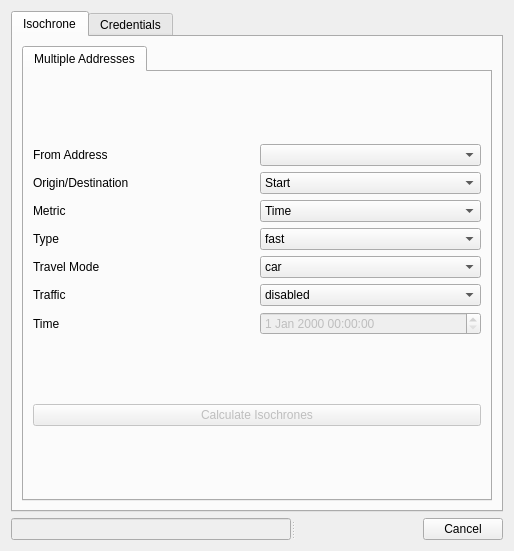
<?xml version="1.0" encoding="UTF-8"?>
<ui version="4.0">
 <class>HqgisDialogBase</class>
 <widget class="QDialog" name="HqgisDialogBase">
  <property name="geometry">
   <rect>
    <x>0</x>
    <y>0</y>
    <width>514</width>
    <height>551</height>
   </rect>
  </property>
  <property name="windowTitle">
   <string>Hqgis</string>
  </property>
  <property name="modal">
   <bool>false</bool>
  </property>
  <layout class="QVBoxLayout" name="verticalLayout">
   <item>
    <widget class="QTabWidget" name="tabWidget">
     <property name="enabled">
      <bool>true</bool>
     </property>
     <property name="currentIndex">
      <number>0</number>
     </property>
     <widget class="QWidget" name="tab_13">
      <attribute name="title">
       <string>Isochrone</string>
      </attribute>
      <layout class="QHBoxLayout" name="horizontalLayout_5">
       <item>
        <widget class="QTabWidget" name="tabWidget_5">
         <property name="enabled">
          <bool>true</bool>
         </property>
         <property name="currentIndex">
          <number>0</number>
         </property>
         <widget class="QWidget" name="tab_15">
          <attribute name="title">
           <string>Multiple Addresses</string>
          </attribute>
          <layout class="QVBoxLayout" name="verticalLayout_10">
           <item>
            <layout class="QGridLayout" name="gridLayout_9">
             <item row="4" column="0">
              <widget class="QLabel" name="label_53">
               <property name="text">
                <string>Travel Mode</string>
               </property>
              </widget>
             </item>
             <item row="2" column="1">
              <widget class="QComboBox" name="metricBatch">
               <item>
                <property name="text">
                 <string>Time</string>
                </property>
               </item>
               <item>
                <property name="text">
                 <string>Distance</string>
                </property>
               </item>
              </widget>
             </item>
             <item row="1" column="0">
              <widget class="QLabel" name="label_57">
               <property name="text">
                <string>Origin/Destination</string>
               </property>
              </widget>
             </item>
             <item row="6" column="1">
              <widget class="QDateTimeEdit" name="dateTimeEditBatch">
               <property name="enabled">
                <bool>false</bool>
               </property>
              </widget>
             </item>
             <item row="1" column="1">
              <widget class="QComboBox" name="OriginDestinationBatch">
               <item>
                <property name="text">
                 <string>Start</string>
                </property>
               </item>
               <item>
                <property name="text">
                 <string>Destination</string>
                </property>
               </item>
              </widget>
             </item>
             <item row="5" column="1">
              <widget class="QComboBox" name="trafficModeBatch">
               <item>
                <property name="text">
                 <string>disabled</string>
                </property>
               </item>
               <item>
                <property name="text">
                 <string>enabled</string>
                </property>
               </item>
              </widget>
             </item>
             <item row="3" column="1">
              <widget class="QComboBox" name="TypeBatch">
               <item>
                <property name="text">
                 <string>fast</string>
                </property>
               </item>
               <item>
                <property name="text">
                 <string>short</string>
                </property>
               </item>
              </widget>
             </item>
             <item row="4" column="1">
              <widget class="QComboBox" name="TransportModeBatch">
               <item>
                <property name="text">
                 <string>car</string>
                </property>
               </item>
               <item>
                <property name="text">
                 <string>bicycle</string>
                </property>
               </item>
               <item>
                <property name="text">
                 <string>pedestrian</string>
                </property>
               </item>
               <item>
                <property name="text">
                 <string>truck</string>
                </property>
               </item>
              </widget>
             </item>
             <item row="6" column="0">
              <widget class="QLabel" name="label_54">
               <property name="text">
                <string>Time</string>
               </property>
              </widget>
             </item>
             <item row="5" column="0">
              <widget class="QLabel" name="label_52">
               <property name="text">
                <string>Traffic</string>
               </property>
              </widget>
             </item>
             <item row="3" column="0">
              <widget class="QLabel" name="label_49">
               <property name="text">
                <string>Type</string>
               </property>
              </widget>
             </item>
             <item row="0" column="1">
              <widget class="QgsMapLayerComboBox" name="IsoAddressBatch"/>
             </item>
             <item row="0" column="0">
              <widget class="QLabel" name="label_56">
               <property name="text">
                <string>From Address</string>
               </property>
              </widget>
             </item>
             <item row="2" column="0">
              <widget class="QLabel" name="label_50">
               <property name="text">
                <string>Metric</string>
               </property>
              </widget>
             </item>
            </layout>
           </item>
           <item>
            <widget class="QPushButton" name="calcIsoButtonBatch">
             <property name="enabled">
              <bool>false</bool>
             </property>
             <property name="text">
              <string>Calculate Isochrones</string>
             </property>
            </widget>
           </item>
          </layout>
         </widget>
        </widget>
       </item>
      </layout>
     </widget>
     <widget class="QWidget" name="tab_2">
      <attribute name="title">
       <string>Credentials</string>
      </attribute>
      <layout class="QVBoxLayout" name="verticalLayout_2">
       <item>
        <layout class="QGridLayout" name="gridLayout">
         <item row="0" column="2">
          <widget class="QLineEdit" name="AppId">
           <property name="placeholderText">
            <string>s8788xpr_P_jIuTrlWUUC6f7afad_aRGyDqpWFfasNIg8</string>
           </property>
          </widget>
         </item>
         <item row="0" column="0">
          <widget class="QLabel" name="label">
           <property name="text">
            <string>API Key</string>
           </property>
          </widget>
         </item>
        </layout>
       </item>
       <item>
        <widget class="QPushButton" name="getCreds">
         <property name="text">
          <string>get credentials</string>
         </property>
        </widget>
       </item>
       <item>
        <widget class="QPushButton" name="saveCreds">
         <property name="text">
          <string>save credentials</string>
         </property>
        </widget>
       </item>
       <item>
        <widget class="QPushButton" name="loadCreds">
         <property name="text">
          <string>load credentials</string>
         </property>
        </widget>
       </item>
       <item>
        <widget class="QTextBrowser" name="credentialInteraction">
         <property name="enabled">
          <bool>false</bool>
         </property>
        </widget>
       </item>
      </layout>
     </widget>
    </widget>
   </item>
   <item>
    <widget class="QSplitter" name="splitter">
     <property name="orientation">
      <enum>Qt::Horizontal</enum>
     </property>
     <widget class="QLineEdit" name="status2">
      <property name="enabled">
       <bool>false</bool>
      </property>
     </widget>
     <widget class="QDialogButtonBox" name="button_box">
      <property name="orientation">
       <enum>Qt::Horizontal</enum>
      </property>
      <property name="standardButtons">
       <set>QDialogButtonBox::Cancel</set>
      </property>
     </widget>
    </widget>
   </item>
  </layout>
 </widget>
 <customwidgets>
  <customwidget>
   <class>QgsMapLayerComboBox</class>
   <extends>QComboBox</extends>
   <header>qgsmaplayercombobox.h</header>
  </customwidget>
 </customwidgets>
 <resources/>
 <connections>
  <connection>
   <sender>button_box</sender>
   <signal>accepted()</signal>
   <receiver>HqgisDialogBase</receiver>
   <slot>accept()</slot>
   <hints>
    <hint type="sourcelabel">
     <x>20</x>
     <y>20</y>
    </hint>
    <hint type="destinationlabel">
     <x>20</x>
     <y>20</y>
    </hint>
   </hints>
  </connection>
  <connection>
   <sender>button_box</sender>
   <signal>rejected()</signal>
   <receiver>HqgisDialogBase</receiver>
   <slot>reject()</slot>
   <hints>
    <hint type="sourcelabel">
     <x>20</x>
     <y>20</y>
    </hint>
    <hint type="destinationlabel">
     <x>20</x>
     <y>20</y>
    </hint>
   </hints>
  </connection>
 </connections>
</ui>
